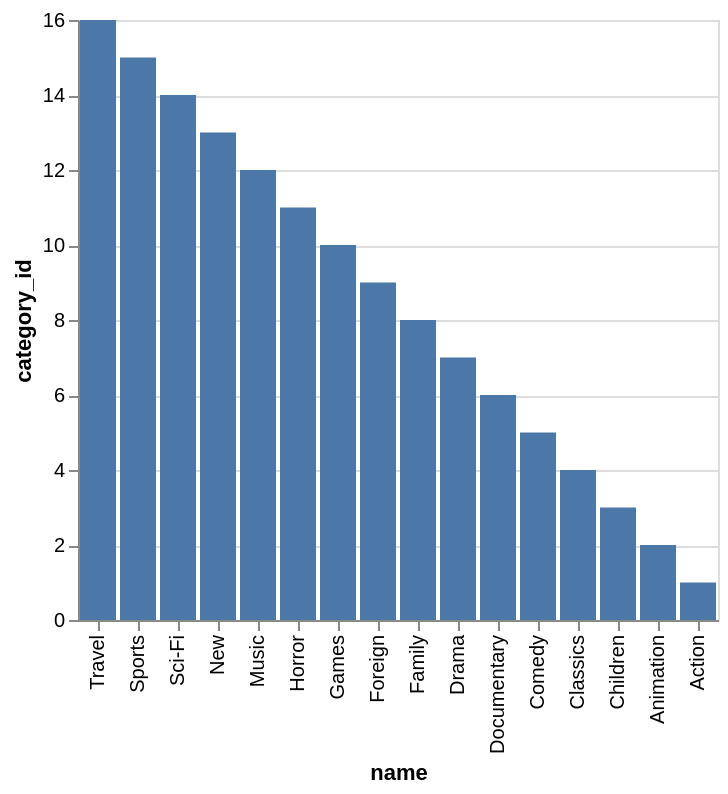

Source (Vega-Lite JSON):
### Vega-Lite specification from a JSON file in a GitHub repository (floating-point values rounded to 4 significant figures)
{"data": {"values": [{"x_data": "Action", "y_data": 1}, {"x_data": "Animation", "y_data": 2}, {"x_data": "Children", "y_data": 3}, {"x_data": "Classics", "y_data": 4}, {"x_data": "Comedy", "y_data": 5}, {"x_data": "Documentary", "y_data": 6}, {"x_data": "Drama", "y_data": 7}, {"x_data": "Family", "y_data": 8}, {"x_data": "Foreign", "y_data": 9}, {"x_data": "Games", "y_data": 10}, {"x_data": "Horror", "y_data": 11}, {"x_data": "Music", "y_data": 12}, {"x_data": "New", "y_data": 13}, {"x_data": "Sci-Fi", "y_data": 14}, {"x_data": "Sports", "y_data": 15}, {"x_data": "Travel", "y_data": 16}]}, "mark": "bar", "encoding": {"x": {"field": "x_data", "type": "nominal", "title": "name", "sort": {"op": "sum", "field": "y_data", "order": "descending"}}, "y": {"field": "y_data", "type": "quantitative", "title": "category_id"}}}
